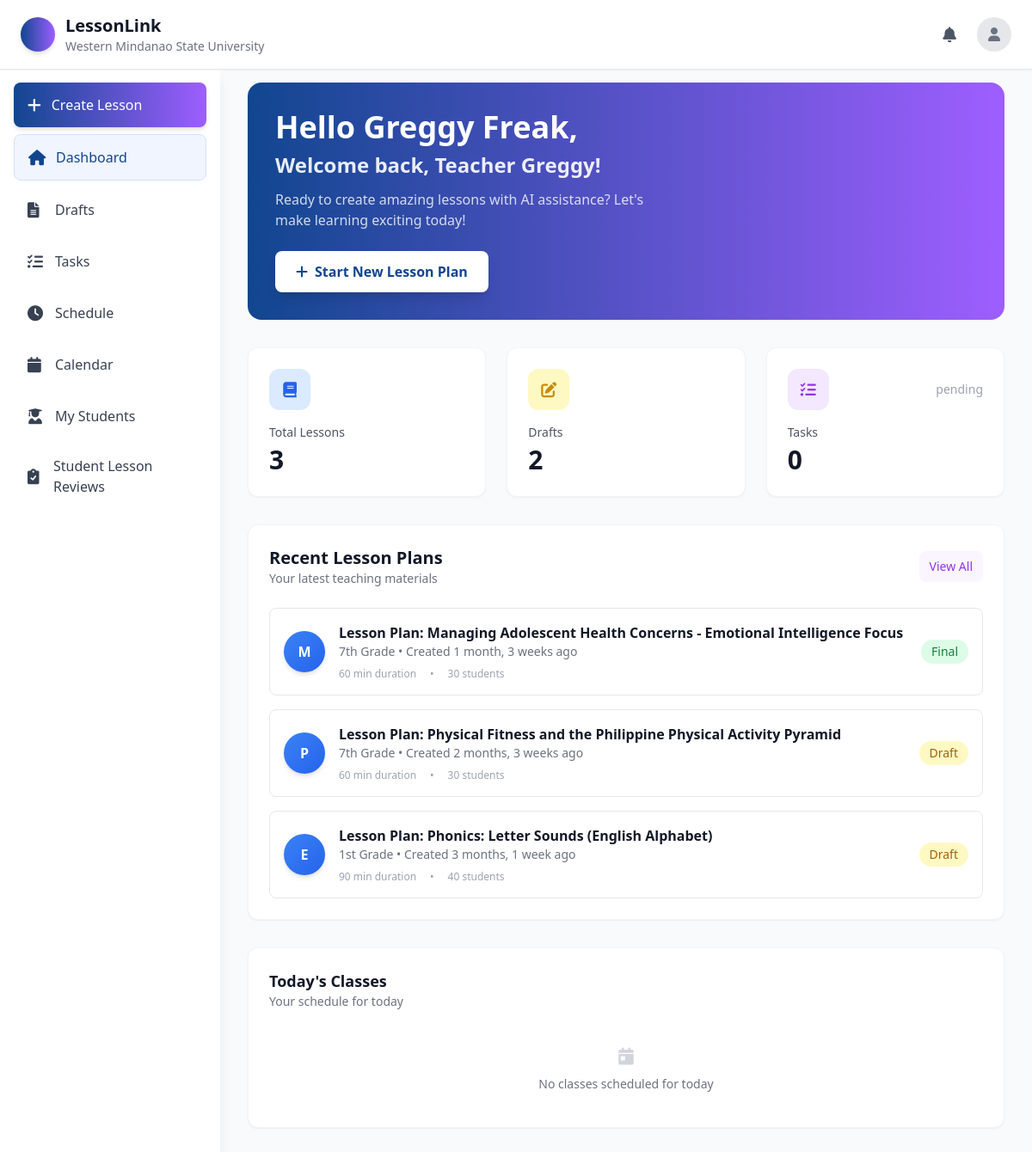
The page /dashboard/ (signed in) on the database as committed earlier.
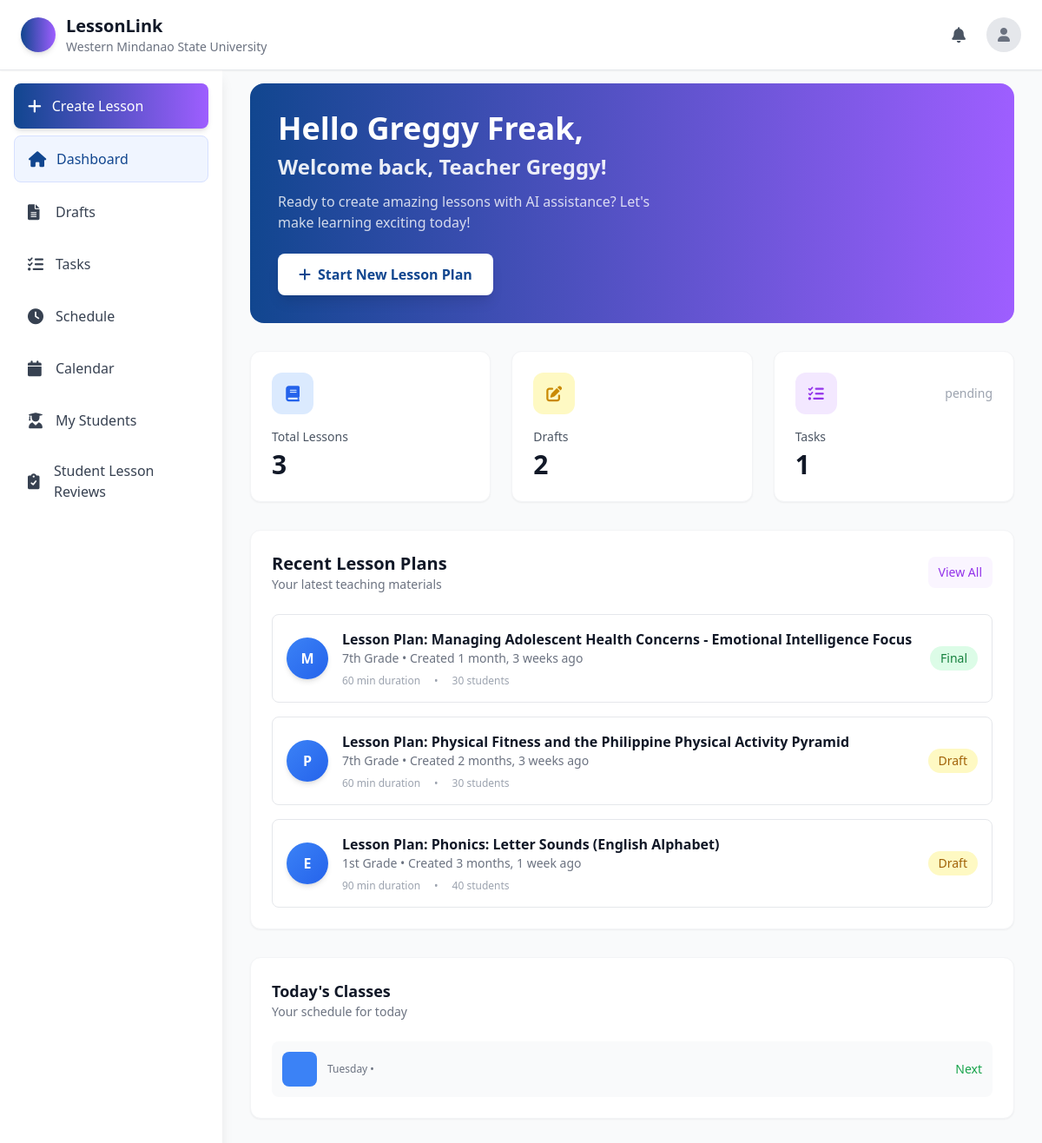
The same page on the database as committed later.
### lessonGenerator/models.py (models this page shows, shortened)
class LessonPlan(models.Model):
    DRAFT = 'draft'
    FINAL = 'final'
    STATUS_CHOICES = [
        (DRAFT, 'Draft'),
        (FINAL, 'Final'),
    ]
    INTELLIGENCE_TYPE_CHOICES = [
        ('comprehensive', 'Comprehensive (IQ+EQ+SQ+AQ)'),
        ('cognitive', 'Cognitive Focus (IQ) - Logical & Analytical'),
        ('emotional', 'Emotional Focus (EQ) - Self & Social Awareness'),
        ('social', 'Social Focus (SQ) - Collaboration & Communication'),
        ('resilience', 'Resilience Focus (AQ) - Perseverance & Adaptability'),
        ('differentiated', 'Differentiated Mix - All Types with Varied Activities'),
    ]
    title = models.CharField(max_length=200)
    subject = models.CharField(max_length=100)
    grade_level = models.CharField(max_length=50)
    quarter = models.CharField(max_length=50, blank=True)
    duration = models.IntegerField(help_text="Duration in minutes")
    population = models.IntegerField(help_text="Number of students")
    learning_objectives = models.TextField()
    subject_matter = models.TextField()
    materials_needed = models.TextField()
    introduction = models.TextField()
    instruction = models.TextField()
    application = models.TextField()
    evaluation = models.TextField()
    assessment = models.TextField()
    melc_code = models.CharField(max_length=50, blank=True)
    content_standard = models.TextField(blank=True)
    performance_standard = models.TextField(blank=True)
    learning_competency = models.TextField(blank=True)
    values_integration = models.TextField(blank=True)
    cross_curricular = models.TextField(blank=True)
    generated_content = models.TextField()
    status = models.CharField(max_length=10, choices=STATUS_CHOICES, default=DRAFT)
    auto_approved = models.BooleanField(default=False, help_text="Automatically approved for department heads")
    created_by = models.ForeignKey(settings.AUTH_USER_MODEL, on_delete=models.CASCADE)
    created_at = models.DateTimeField(auto_now_add=True)
    updated_at = models.DateTimeField(auto_now=True)
    intelligence_type = models.CharField(
        max_length=20,
        choices=INTELLIGENCE_TYPE_CHOICES,
        default='comprehensive',
        help_text="Type of intelligence to focus lesson plan adaptation on"
    )

### lesson/models.py (models this page shows, shortened)
class Schedule(models.Model):
    DAY_CHOICES = [
        ('monday', 'Monday'),
        ('tuesday', 'Tuesday'),
        ('wednesday', 'Wednesday'),
        ('thursday', 'Thursday'),
        ('friday', 'Friday'),
        ('saturday', 'Saturday'),
        ('sunday', 'Sunday'),
    ]
    user = models.ForeignKey(settings.AUTH_USER_MODEL, on_delete=models.CASCADE, related_name='schedules')
    title = models.CharField(max_length=200, default='New Class')  # Add default
    day = models.CharField(max_length=20, choices=DAY_CHOICES, default='monday')  # Add default
    start_time = models.TimeField(default='08:00:00')  # Add default
    end_time = models.TimeField(default='09:00:00')  # Add default
    instructor = models.CharField(max_length=200, default='Instructor')  # Add default
    color = models.CharField(max_length=20, default='#3b82f6')
    description = models.TextField(blank=True, null=True)
    created_at = models.DateTimeField(default=timezone.now)  # Changed from auto_now_add=True
    updated_at = models.DateTimeField(auto_now=True)
    class Meta:
        ordering = ['day', 'start_time']
        unique_together = ['user', 'day', 'start_time', 'end_time']

### lesson/views.py (the view)
# urls.py: path('dashboard/', dashboard, name='dashboard'),
@login_required
def dashboard(request):
    if hasattr(request, 'user') and request.user.is_authenticated:
        user_role = request.user.role
        if user_role == "Department Head":
            messages.info(request, "Redirected to Department Head dashboard")
            return redirect('Dep_Dash')
        elif user_role == "Student Teacher":
            messages.info(request, "Redirected to Student Teacher dashboard")
            return redirect('st_dash')
        elif user_role in ["Admin", "Supervisor"]:
            messages.info(request, "Redirected to Admin dashboard")
            return redirect('admin_dashboard')
    user = request.user
    if not request.session.get('welcome_shown'):
        messages.success(request, f"Welcome back, {user.first_name}!")
        request.session['welcome_shown'] = True
    from lessonGenerator.models import LessonPlan
    total_lesson_plans = LessonPlan.objects.filter(created_by=user).count()
    draft_lesson_plans = LessonPlan.objects.filter(created_by=user, status='draft').count()
    total_tasks = Task.objects.filter(user=user).count()
    recent_lesson_plans = LessonPlan.objects.filter(created_by=user).order_by('-created_at')[:5]
    supervised_students = []
    if user.role == 'Teacher':
        supervised_students = User.objects.filter(
            supervising_teacher=user,
            is_active=True,
            role='Student Teacher'
        ).select_related('school').order_by('first_name', 'last_name')
        print(f"DEBUG: Teacher {user.email} has {supervised_students.count()} students")
        for student in supervised_students:
            print(f"DEBUG: Student - {student.email}")
    from django.utils import timezone
    today = timezone.localtime(timezone.now()).strftime('%A').lower()
    todays_schedule = Schedule.objects.filter(user=user, day=today).order_by('start_time')
    return render(request, 'dashboard.html', {
        'user': user,
        'full_name': user.full_name,
        'total_tasks': total_tasks,
        'total_lesson_plans': total_lesson_plans,
        'draft_lesson_plans': draft_lesson_plans,
        'recent_lesson_plans': recent_lesson_plans,
        'todays_schedule': todays_schedule,
        'today_display': timezone.localtime(timezone.now()).strftime('%A'),  # For display
        'supervised_students': supervised_students,  # ADD THIS LINE
    })

### lesson/context_processors.py (called while the page is built)
def user_school_info(request):
    if request.user.is_authenticated:
        try:
            return {
                'user_school': request.user.school,
            }
        except Exception as e:
            print(f"Context processor error: {e}")
            return {}
    return {}

### lesson/models.py (called while the page is built)
    @property
    def full_name(self):
        parts = [self.first_name]
        if self.middle_name:
            parts.append(self.middle_name)
        parts.append(self.last_name)
        return ' '.join(parts).strip()

### lesson/templates/Dashboard.html (shortened to what the changed rows need)
<!DOCTYPE html>
<html lang="en">
<head>
    <script src="https://cdn.tailwindcss.com"></script>
    <link href="https://cdnjs.cloudflare.com/ajax/libs/font-awesome/6.0.0/css/all.min.css" rel="stylesheet">
</head>
<body class="bg-gray-50 min-h-screen">
    <header class="bg-white shadow-sm border-b fixed top-0 left-0 right-0 z-40">
        <div class="flex items-center justify-between px-4 py-3 md:px-6 md:py-4">
            <div class="flex items-center space-x-3 flex-1 md:flex-none">
                <div class="hidden sm:block">
                    <h1 class="text-xl font-bold text-gray-900">LessonLink</h1>
                </div>
            </div>
        </div>
    </header>
    <div class="flex pt-16">
        <main class="flex-1 p-4 md:p-6 lg:p-8 max-w-full md:ml-64">
            <div class="bg-gradient-to-r from-[#11468F] to-[#9E5EFF] rounded-2xl p-6 md:p-8 text-white mb-8">
                <div>
                    <h2 class="text-2xl md:text-3xl lg:text-4xl font-bold mb-2">Hello {{ user.first_name }} {{ user.last_name }},</h2>
                </div>
            </div>
            <div class="grid grid-cols-1 sm:grid-cols-2 lg:grid-cols-3 gap-4 md:gap-6 mb-8">
                <div class="bg-white rounded-xl p-6 shadow-sm hover:shadow-md transition-shadow border border-gray-100">
                    <div class="flex items-center justify-between mb-4">
                        <div class="w-12 h-12 bg-purple-100 rounded-xl flex items-center justify-center">
                        </div>
                        <span class="text-gray-400 text-sm">pending</span>
                    </div>
                    <h3 class="text-gray-600 font-medium text-sm mb-1">Tasks</h3>
                    <p class="text-3xl font-bold text-gray-900">{{ total_tasks }}</p>
                </div>
            </div>
            <div class="grid grid-cols-1 xl:grid-cols-3 gap-6 lg:gap-8">
                <div class="xl:col-span-2 bg-white rounded-xl shadow-sm border border-gray-100 p-6">
                    <div class="space-y-4">
                        {% for lesson_plan in recent_lesson_plans %}
                        <div
                            class="flex items-center space-x-4 p-4 border border-gray-200 rounded-lg hover:border-purple-200 transition-colors">
                            <div
                                class="w-12 h-12 bg-gradient-to-br from-blue-500 to-blue-600 rounded-full flex items-center justify-center flex-shrink-0 shadow-md">
                                <span class="text-white font-bold">{{ lesson_plan.subject|first|upper }}</span>
                            </div>
                            <div class="flex-1 min-w-0">
                                <h4 class="font-semibold text-gray-900 truncate">{{ lesson_plan.title }}</h4>
                                <p class="text-gray-500 text-sm">{{ lesson_plan.grade_level }} • Created {{ lesson_plan.created_at|timesince }} ago</p>
                                <div class="flex items-center mt-2 space-x-4">
                                    <span class="text-xs text-gray-400">{{ lesson_plan.duration }} min duration</span>
                                    <span class="text-xs text-gray-400">•</span>
                                    <span class="text-xs text-gray-400">{{ lesson_plan.population }} students</span>
                                </div>
                            </div>
                            <span class="px-3 py-1 {% if lesson_plan.status == 'final' %}bg-green-100 text-green-700{% else %}bg-yellow-100 text-yellow-700{% endif %} rounded-full text-sm font-medium">
                                {{ lesson_plan.get_status_display }}
                            </span>
                        </div>
                        {% empty %}
                        <div class="text-center py-8">
                            <i class="fas fa-file-alt text-3xl text-gray-300 mb-3"></i>
                            <p class="text-gray-500">No lesson plans yet. Create your first one!</p>
                        </div>
                        {% endfor %}
                    </div>
                </div>
                <div class="space-y-6">
                    <div class="bg-white rounded-xl shadow-sm border border-gray-100 p-6">
                        <div class="space-y-4">
                            {% for schedule in todays_schedule %}
                            <div class="flex items-center justify-between p-3 {% if forloop.first %}bg-gray-50{% else %}border border-gray-200{% endif %} rounded-lg">
                                <div class="flex items-center space-x-3">
                                    <div class="w-10 h-10 bg-blue-500 rounded-lg flex items-center justify-center">
                                    </div>
                                    <div>
                                        <p class="text-gray-500 text-xs">{{ today_display }} • {{ schedule.time }}</p>
                                    </div>
                                </div>
                                <span class="{% if forloop.first %}text-green-600{% else %}text-gray-600{% endif %} text-sm font-medium">
                                    {% if forloop.first %}Next{% else %}Later{% endif %}
                                </span>
                            </div>
                            {% empty %}
                            <div class="text-center py-4">
                                <i class="fas fa-calendar-day text-xl text-gray-300 mb-2"></i>
                                <p class="text-gray-500 text-sm">No classes scheduled for today</p>
                            </div>
                            {% endfor %}
                        </div>
                    </div>
                </div>
            </div>
        </main>
    </div>
</body>
</html>

Rows that differ between the two databases and show on the page:
added Schedule: day "Tuesday"
Other text that changed with them:
{{ total_tasks }}: "0" → "1"
text no longer shown: "No classes scheduled for today"
